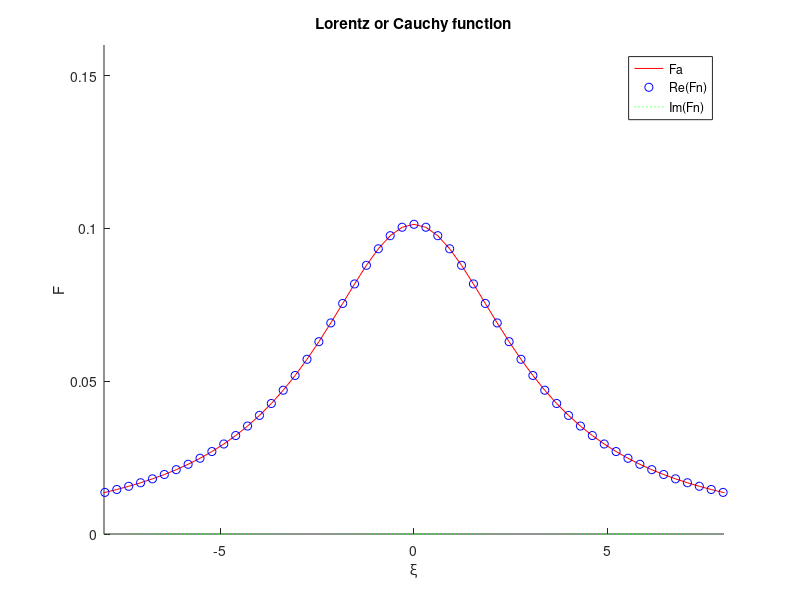
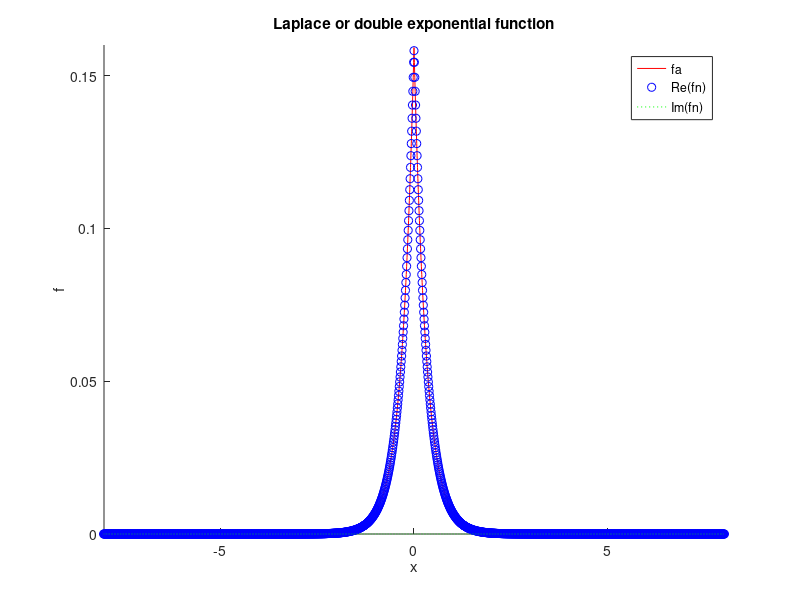

MATLAB code to generate these figures, in order:
%% Check numerically the Fourier pair Laplacian <-> Lorentzian

% Grids in real and Fourier space, linked by the Nyquist relation
% Dx*Dxi = 2*pi/N
N = 2048; % grid size
Dx = 0.01; % grid step in real space
Lx = N*Dx; % upper truncation limit in real space
Dxi = 2*pi/Lx; % grid step in Fourier space
Lxi = N*Dxi; % upper truncation limit in Fourier space
x = Dx*(-N/2:N/2-1); % grid in real space
xi = Dxi*(-N/2:N/2-1); % grid in Fourier space

% Analytical expressions
fa = 1/(2*pi)*exp(-pi*abs(x)); % Laplace or bilateral exponential function
Fa = 1./(pi^2+xi.^2); % Lorentz or Cauchy function

% Numerical approximations
Fn = fftshift(ifft(ifftshift(fa)))*Lx;
fn = fftshift(fft(ifftshift(Fa)))/Lx;

close all
figure(1), clf, hold on
xlabel('\xi')
ylabel('F')
axis([-8 8 0 0.16])
plot(xi,Fa,'r')
plot(xi,real(Fn),'ob')
plot(xi,imag(Fn),':g')
legend('Fa','Re(Fn)','Im(Fn)')
title('Lorentz or Cauchy function')

figure(2), clf, hold on
xlabel('x')
ylabel('f')
axis([-8 8 0 0.16])
plot(x,fa,'r')
plot(x,real(fn),'ob')
plot(x,imag(fn),':g')
legend('fa','Re(fn)','Im(fn)')
title('Laplace or double exponential function')
